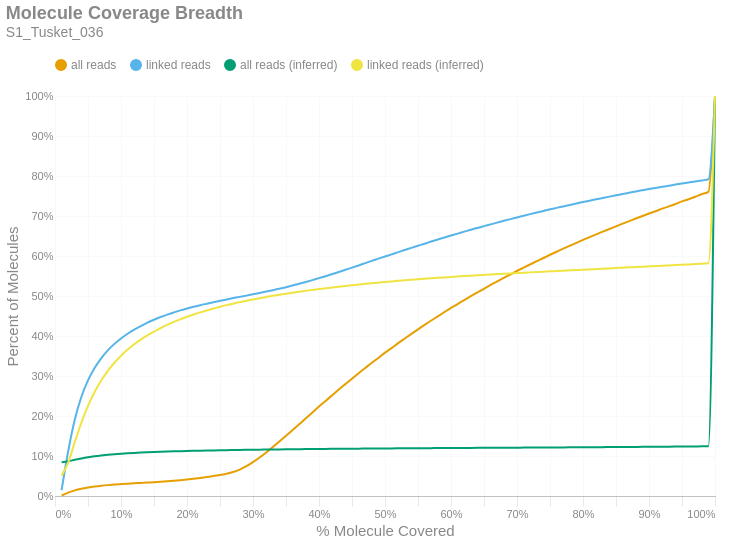

The cell this chart's notebook holds for it:
### Markdown cell above
### Molecule Read Coverage
This chart shows molecule coverage breadth as computed by the number of bases aligned to that molecule. In other words, "*how much of each unique long molecule is actually sequenced/aligned?*" Keep in mind there is a distinction between sequences and alignments, since some sequences belonging to a particular molecule may not align well and wouldn't appear in the alignment data. This chart also shows molecule coverage breadth as computed by the *inferred fragment* from which the aligned sequences originate. Unlike read coverage, this calculation takes into account the total insert size, including unsequenced gaps between the forward and reverse reads. Like the previous figures, these are cumulative percents.

### Code cell
if SKIPLR:
    print_html(f"Skipped")
else:
    binned_df = consolidated_hist(valids['coverage_bp'], mask, 0.01, True)
    binned_df_inf = consolidated_hist(valids['coverage_inserts'], mask, 0.01, True)
    binned_df = binned_df.with_columns(pl.lit(binned_df_inf['all reads (cumsum)']).alias('all reads (inferred)'))
    binned_df = binned_df.with_columns(pl.lit(binned_df_inf['linked reads (cumsum)']).alias('linked reads (inferred)'))
    binned_df = binned_df.with_columns(
        (pl.col('bin').cast(pl.Float64) + 0.01).alias('right_edge')
    )

    with SafeRender(binned_df):
        (
            density_plot(binned_df, 'Molecule Coverage Breadth', samplename, 'molcov', ['all reads (inferred)','linked reads (inferred)'])
            .encode(
                #x=alt.X('bin:Q', title="% Molecule Covered").axis(format = '%').scale(padding=0),
                x=alt.X('right_edge:Q', title="% Molecule Covered").axis(format='%').scale(padding=0),
                y=alt.Y('value:Q', title='Percent of Molecules')
                    .axis(format='%')
                    .stack(False)
                    .scale(domainMin=0, padding=0),
                color=alt.Color("key:N").scale(domain = ["all reads", "linked reads", "all reads (inferred)", "linked reads (inferred)"]),
                tooltip = [
                    alt.Tooltip("key:N", title = "Data Type"),
                    alt.Tooltip("range_label:N", title="% Molecule Covered"),
                    alt.Tooltip("value:Q", format = ".2%", title="% Molecules")
                ]
            )
        ).display()

### Figure 1 — Vega-Lite specification as saved in the notebook (floating-point values rounded to 4 significant figures)
{"width": "container", "height": 400, "config": {"title": {"anchor": "start", "dy": -15, "fontSize": 18, "color": "#888888", "subtitleColor": "#888888", "subtitleFontSize": 14}, "arc": {"fill": "#0072B2"}, "axis": {"domainColor": "#888888", "domainWidth": 0.5, "gridWidth": 0.2, "grid": false, "titleFontWeight": 400, "titleFontSize": 15, "labelFontSize": 11, "labelColor": "#888888", "tickColor": "#888888", "tickWidth": 0.2, "titleColor": "#888888"}, "axisBand": {"grid": false}, "axisX": {"grid": true, "tickSize": 10, "domainCap": "round"}, "axisY": {"domain": false, "grid": true, "tickSize": 0, "domainCap": "round"}, "background": "transparent", "header": {"labelFontSize": 15, "labelColor": "#888888", "titleFontSize": 15, "titleFontWeight": 600, "titleColor": "#888888"}, "legend": {"labelFont": "sans-serif", "labelFontSize": 12, "labelColor": "#888888", "symbolSize": 100, "symbolType": "circle", "titleFontSize": 12, "titlePadding": 10, "titleColor": "#888888", "title": null, "orient": "top"}, "range": {"category": ["#E69F00", "#56B4E9", "#009E73", "#F0E442", "#0072B2", "#D55E00", "#CC79A7", "#000000"], "diverging": ["#cfe8f3", "#a2d4ec", "#73bfe2", "#46abdb", "#1696d2", "#12719e"]}, "area": {"fill": "#0072B2", "fillOpacity": 0.7, "line": true, "strokeOpacity": 0.7}, "line": {"color": "#0072B2", "stroke": "#0072B2", "strokeWidth": 2}, "trail": {"color": "#0072B2", "stroke": "#0072B2", "strokeWidth": 0, "size": 1}, "point": {"filled": true, "fillOpacity": 1.0, "size": 95}, "text": {"color": "#888888", "fontSize": 11, "align": "right", "fontWeight": 400, "size": 11}, "bar": {"fill": "#0072B2", "stroke": null}, "view": {"stroke": null, "continuousWidth": 660, "continuousHeight": 400}}, "data": {"name": "data-e20ab3a113b20f89969b950d6b5d907d"}, "mark": {"type": "line", "interpolate": "monotone", "point": {"opacity": 0, "size": 275}}, "encoding": {"color": {"field": "key", "scale": {"domain": ["all reads", "linked reads", "all reads (inferred)", "linked reads (inferred)"]}, "type": "nominal"}, "tooltip": [{"field": "key", "title": "Data Type", "type": "nominal"}, {"field": "range_label", "title": "% Molecule Covered", "type": "nominal"}, {"field": "value", "format": ".2%", "title": "% Molecules", "type": "quantitative"}], "x": {"axis": {"format": "%"}, "field": "right_edge", "scale": {"padding": 0}, "title": "% Molecule Covered", "type": "quantitative"}, "y": {"axis": {"format": "%"}, "field": "value", "scale": {"domainMin": 0, "padding": 0}, "stack": false, "title": "Percent of Molecules", "type": "quantitative"}}, "params": [{"name": "param_c36ac31b6afebe62", "select": {"type": "point", "fields": ["key"]}, "bind": "legend"}], "title": {"text": "Molecule Coverage Breadth", "subtitle": "S1_Tusket_036"}, "transform": [{"fold": ["all reads (cumsum)", "linked reads (cumsum)", "all reads (inferred)", "linked reads (inferred)"]}, {"calculate": "replace(datum.key, ' (cumsum)', '')", "as": "key"}, {"filter": {"param": "param_c36ac31b6afebe62"}}], "usermeta": {"embedOptions": {"downloadFileName": "S1_Tusket_036.molcov"}}, "$schema": "https://vega.github.io/schema/vega-lite/v6.1.0.json", "datasets": {"data-e20ab3a113b20f89969b950d6b5d907d": [{"bin": "0.0", "interval": "0.0-0.01", "all reads": 0.001275, "linked reads": 0.01468, "all reads (cumsum)": 0.001275, "linked reads (cumsum)": 0.01468, "range_label": "0.0-0.01", "all reads (inferred)": 0.08444, "linked reads (inferred)": 0.05092, "right_edge": 0.01}, {"bin": "0.01", "interval": "0.01-0.02", "all reads": 0.007109, "linked reads": 0.09731, "all reads (cumsum)": 0.008384, "linked reads (cumsum)": 0.112, "range_label": "0.01-0.02", "all reads (inferred)": 0.08687, "linked reads (inferred)": 0.08318, "right_edge": 0.02}, {"bin": "0.02", "interval": "0.02-0.03", "all reads": 0.005757, "linked reads": 0.07938, "all reads (cumsum)": 0.01414, "linked reads (cumsum)": 0.1914, "range_label": "0.02-0.03", "all reads (inferred)": 0.09055, "linked reads (inferred)": 0.1349, "right_edge": 0.03}, {"bin": "0.03", "interval": "0.03-0.04", "all reads": 0.004198, "linked reads": 0.05677, "all reads (cumsum)": 0.01834, "linked reads (cumsum)": 0.2482, "range_label": "0.03-0.04", "all reads (inferred)": 0.09398, "linked reads (inferred)": 0.1835, "right_edge": 0.04}, {"bin": "0.04", "interval": "0.04-0.05", "all reads": 0.003036, "linked reads": 0.0408, "all reads (cumsum)": 0.02138, "linked reads (cumsum)": 0.2889, "range_label": "0.04-0.05", "all reads (inferred)": 0.09696, "linked reads (inferred)": 0.2252, "right_edge": 0.05}, {"bin": "0.05", "interval": "0.05-0.06", "all reads": 0.002382, "linked reads": 0.03114, "all reads (cumsum)": 0.02376, "linked reads (cumsum)": 0.3201, "range_label": "0.05-0.06", "all reads (inferred)": 0.09941, "linked reads (inferred)": 0.26, "right_edge": 0.06}, {"bin": "0.06", "interval": "0.06-0.07", "all reads": 0.001872, "linked reads": 0.02414, "all reads (cumsum)": 0.02563, "linked reads (cumsum)": 0.3442, "range_label": "0.06-0.07", "all reads (inferred)": 0.1014, "linked reads (inferred)": 0.2885, "right_edge": 0.07}, {"bin": "0.07", "interval": "0.07-0.08", "all reads": 0.001555, "linked reads": 0.01973, "all reads (cumsum)": 0.02719, "linked reads (cumsum)": 0.364, "range_label": "0.07-0.08", "all reads (inferred)": 0.1031, "linked reads (inferred)": 0.3128, "right_edge": 0.08}, {"bin": "0.08", "interval": "0.08-0.09", "all reads": 0.001354, "linked reads": 0.01637, "all reads (cumsum)": 0.02854, "linked reads (cumsum)": 0.3803, "range_label": "0.08-0.09", "all reads (inferred)": 0.1045, "linked reads (inferred)": 0.3331, "right_edge": 0.09}, {"bin": "0.09", "interval": "0.09-0.1", "all reads": 0.001171, "linked reads": 0.01349, "all reads (cumsum)": 0.02971, "linked reads (cumsum)": 0.3938, "range_label": "0.09-0.1", "all reads (inferred)": 0.1058, "linked reads (inferred)": 0.3508, "right_edge": 0.1}, {"bin": "0.1", "interval": "0.1-0.11", "all reads": 0.001095, "linked reads": 0.01191, "all reads (cumsum)": 0.03081, "linked reads (cumsum)": 0.4057, "range_label": "0.1-0.11", "all reads (inferred)": 0.1068, "linked reads (inferred)": 0.366, "right_edge": 0.11}, {"bin": "0.11", "interval": "0.11-0.12", "all reads": 0.0009903, "linked reads": 0.01032, "all reads (cumsum)": 0.0318, "linked reads (cumsum)": 0.4161, "range_label": "0.11-0.12", "all reads (inferred)": 0.1078, "linked reads (inferred)": 0.3795, "right_edge": 0.12}, {"bin": "0.12", "interval": "0.12-0.13", "all reads": 0.0009234, "linked reads": 0.008845, "all reads (cumsum)": 0.03272, "linked reads (cumsum)": 0.4249, "range_label": "0.12-0.13", "all reads (inferred)": 0.1086, "linked reads (inferred)": 0.3911, "right_edge": 0.13}, {"bin": "0.13", "interval": "0.13-0.14", "all reads": 0.000935, "linked reads": 0.008334, "all reads (cumsum)": 0.03365, "linked reads (cumsum)": 0.4332, "range_label": "0.13-0.14", "all reads (inferred)": 0.1093, "linked reads (inferred)": 0.4016, "right_edge": 0.14}, {"bin": "0.14", "interval": "0.14-0.15", "all reads": 0.0009157, "linked reads": 0.007429, "all reads (cumsum)": 0.03457, "linked reads (cumsum)": 0.4407, "range_label": "0.14-0.15", "all reads (inferred)": 0.11, "linked reads (inferred)": 0.4111, "right_edge": 0.15}, {"bin": "0.15", "interval": "0.15-0.16", "all reads": 0.001022, "linked reads": 0.006808, "all reads (cumsum)": 0.03559, "linked reads (cumsum)": 0.4475, "range_label": "0.15-0.16", "all reads (inferred)": 0.1106, "linked reads (inferred)": 0.4198, "right_edge": 0.16}, {"bin": "0.16", "interval": "0.16-0.17", "all reads": 0.001166, "linked reads": 0.006091, "all reads (cumsum)": 0.03676, "linked reads (cumsum)": 0.4536, "range_label": "0.16-0.17", "all reads (inferred)": 0.1112, "linked reads (inferred)": 0.4278, "right_edge": 0.17}, {"bin": "0.17", "interval": "0.17-0.18", "all reads": 0.001303, "linked reads": 0.005295, "all reads (cumsum)": 0.03806, "linked reads (cumsum)": 0.4589, "range_label": "0.17-0.18", "all reads (inferred)": 0.1117, "linked reads (inferred)": 0.4351, "right_edge": 0.18}, {"bin": "0.18", "interval": "0.18-0.19", "all reads": 0.001564, "linked reads": 0.005124, "all reads (cumsum)": 0.03962, "linked reads (cumsum)": 0.464, "range_label": "0.18-0.19", "all reads (inferred)": 0.1121, "linked reads (inferred)": 0.4418, "right_edge": 0.19}, {"bin": "0.19", "interval": "0.19-0.2", "all reads": 0.001731, "linked reads": 0.004753, "all reads (cumsum)": 0.04136, "linked reads (cumsum)": 0.4687, "range_label": "0.19-0.2", "all reads (inferred)": 0.1126, "linked reads (inferred)": 0.4481, "right_edge": 0.2}, {"bin": "0.2", "interval": "0.2-0.21", "all reads": 0.00185, "linked reads": 0.004298, "all reads (cumsum)": 0.0432, "linked reads (cumsum)": 0.473, "range_label": "0.2-0.21", "all reads (inferred)": 0.113, "linked reads (inferred)": 0.4537, "right_edge": 0.21}, {"bin": "0.21", "interval": "0.21-0.22", "all reads": 0.002031, "linked reads": 0.004056, "all reads (cumsum)": 0.04524, "linked reads (cumsum)": 0.4771, "range_label": "0.21-0.22", "all reads (inferred)": 0.1134, "linked reads (inferred)": 0.459, "right_edge": 0.22}, {"bin": "0.22", "interval": "0.22-0.23", "all reads": 0.002224, "linked reads": 0.003679, "all reads (cumsum)": 0.04746, "linked reads (cumsum)": 0.4808, "range_label": "0.22-0.23", "all reads (inferred)": 0.1137, "linked reads (inferred)": 0.4639, "right_edge": 0.23}, {"bin": "0.23", "interval": "0.23-0.24", "all reads": 0.002406, "linked reads": 0.003637, "all reads (cumsum)": 0.04987, "linked reads (cumsum)": 0.4844, "range_label": "0.23-0.24", "all reads (inferred)": 0.114, "linked reads (inferred)": 0.4686, "right_edge": 0.24}, {"bin": "0.24", "interval": "0.24-0.25", "all reads": 0.002792, "linked reads": 0.003665, "all reads (cumsum)": 0.05266, "linked reads (cumsum)": 0.4881, "range_label": "0.24-0.25", "all reads (inferred)": 0.1144, "linked reads (inferred)": 0.4731, "right_edge": 0.25}, {"bin": "0.25", "interval": "0.25-0.26", "all reads": 0.003081, "linked reads": 0.003322, "all reads (cumsum)": 0.05574, "linked reads (cumsum)": 0.4914, "range_label": "0.25-0.26", "all reads (inferred)": 0.1146, "linked reads (inferred)": 0.4771, "right_edge": 0.26}, {"bin": "0.26", "interval": "0.26-0.27", "all reads": 0.004193, "linked reads": 0.00335, "all reads (cumsum)": 0.05993, "linked reads (cumsum)": 0.4947, "range_label": "0.26-0.27", "all reads (inferred)": 0.1149, "linked reads (inferred)": 0.4808, "right_edge": 0.27}, {"bin": "0.27", "interval": "0.27-0.28", "all reads": 0.006136, "linked reads": 0.003109, "all reads (cumsum)": 0.06607, "linked reads (cumsum)": 0.4978, "range_label": "0.27-0.28", "all reads (inferred)": 0.1152, "linked reads (inferred)": 0.4847, "right_edge": 0.28}, {"bin": "0.28", "interval": "0.28-0.29", "all reads": 0.008343, "linked reads": 0.003126, "all reads (cumsum)": 0.07441, "linked reads (cumsum)": 0.501, "range_label": "0.28-0.29", "all reads (inferred)": 0.1154, "linked reads (inferred)": 0.488, "right_edge": 0.29}, {"bin": "0.29", "interval": "0.29-0.3", "all reads": 0.01027, "linked reads": 0.003311, "all reads (cumsum)": 0.08468, "linked reads (cumsum)": 0.5043, "range_label": "0.29-0.3", "all reads (inferred)": 0.1157, "linked reads (inferred)": 0.4913, "right_edge": 0.3}, {"bin": "0.3", "interval": "0.3-0.31", "all reads": 0.01158, "linked reads": 0.003249, "all reads (cumsum)": 0.09626, "linked reads (cumsum)": 0.5075, "range_label": "0.3-0.31", "all reads (inferred)": 0.1159, "linked reads (inferred)": 0.4946, "right_edge": 0.31}, {"bin": "0.31", "interval": "0.31-0.32", "all reads": 0.01268, "linked reads": 0.003474, "all reads (cumsum)": 0.1089, "linked reads (cumsum)": 0.511, "range_label": "0.31-0.32", "all reads (inferred)": 0.1161, "linked reads (inferred)": 0.4975, "right_edge": 0.32}, {"bin": "0.32", "interval": "0.32-0.33", "all reads": 0.01353, "linked reads": 0.003615, "all reads (cumsum)": 0.1225, "linked reads (cumsum)": 0.5146, "range_label": "0.32-0.33", "all reads (inferred)": 0.1163, "linked reads (inferred)": 0.5005, "right_edge": 0.33}, {"bin": "0.33", "interval": "0.33-0.34", "all reads": 0.0138, "linked reads": 0.003735, "all reads (cumsum)": 0.1363, "linked reads (cumsum)": 0.5184, "range_label": "0.33-0.34", "all reads (inferred)": 0.1165, "linked reads (inferred)": 0.5031, "right_edge": 0.34}, {"bin": "0.34", "interval": "0.34-0.35", "all reads": 0.01412, "linked reads": 0.003755, "all reads (cumsum)": 0.1504, "linked reads (cumsum)": 0.5221, "range_label": "0.34-0.35", "all reads (inferred)": 0.1167, "linked reads (inferred)": 0.5057, "right_edge": 0.35}, {"bin": "0.35", "interval": "0.35-0.36", "all reads": 0.01445, "linked reads": 0.004227, "all reads (cumsum)": 0.1649, "linked reads (cumsum)": 0.5263, "range_label": "0.35-0.36", "all reads (inferred)": 0.1169, "linked reads (inferred)": 0.5081, "right_edge": 0.36}, {"bin": "0.36", "interval": "0.36-0.37", "all reads": 0.01457, "linked reads": 0.004261, "all reads (cumsum)": 0.1794, "linked reads (cumsum)": 0.5306, "range_label": "0.36-0.37", "all reads (inferred)": 0.1171, "linked reads (inferred)": 0.5107, "right_edge": 0.37}, {"bin": "0.37", "interval": "0.37-0.38", "all reads": 0.01476, "linked reads": 0.004407, "all reads (cumsum)": 0.1942, "linked reads (cumsum)": 0.535, "range_label": "0.37-0.38", "all reads (inferred)": 0.1172, "linked reads (inferred)": 0.5131, "right_edge": 0.38}, {"bin": "0.38", "interval": "0.38-0.39", "all reads": 0.01461, "linked reads": 0.004683, "all reads (cumsum)": 0.2088, "linked reads (cumsum)": 0.5397, "range_label": "0.38-0.39", "all reads (inferred)": 0.1174, "linked reads (inferred)": 0.5152, "right_edge": 0.39}, {"bin": "0.39", "interval": "0.39-0.4", "all reads": 0.01477, "linked reads": 0.005003, "all reads (cumsum)": 0.2236, "linked reads (cumsum)": 0.5447, "range_label": "0.39-0.4", "all reads (inferred)": 0.1176, "linked reads (inferred)": 0.5173, "right_edge": 0.4}, {"bin": "0.4", "interval": "0.4-0.41", "all reads": 0.01422, "linked reads": 0.004801, "all reads (cumsum)": 0.2378, "linked reads (cumsum)": 0.5495, "range_label": "0.4-0.41", "all reads (inferred)": 0.1177, "linked reads (inferred)": 0.5193, "right_edge": 0.41}, {"bin": "0.41", "interval": "0.41-0.42", "all reads": 0.01423, "linked reads": 0.005338, "all reads (cumsum)": 0.252, "linked reads (cumsum)": 0.5548, "range_label": "0.41-0.42", "all reads (inferred)": 0.1179, "linked reads (inferred)": 0.5214, "right_edge": 0.42}, {"bin": "0.42", "interval": "0.42-0.43", "all reads": 0.014, "linked reads": 0.005116, "all reads (cumsum)": 0.266, "linked reads (cumsum)": 0.5599, "range_label": "0.42-0.43", "all reads (inferred)": 0.118, "linked reads (inferred)": 0.5232, "right_edge": 0.43}, {"bin": "0.43", "interval": "0.43-0.44", "all reads": 0.01371, "linked reads": 0.005596, "all reads (cumsum)": 0.2797, "linked reads (cumsum)": 0.5655, "range_label": "0.43-0.44", "all reads (inferred)": 0.1181, "linked reads (inferred)": 0.5252, "right_edge": 0.44}, {"bin": "0.44", "interval": "0.44-0.45", "all reads": 0.01366, "linked reads": 0.005377, "all reads (cumsum)": 0.2934, "linked reads (cumsum)": 0.5709, "range_label": "0.44-0.45", "all reads (inferred)": 0.1183, "linked reads (inferred)": 0.5269, "right_edge": 0.45}, {"bin": "0.45", "interval": "0.45-0.46", "all reads": 0.01341, "linked reads": 0.005512, "all reads (cumsum)": 0.3068, "linked reads (cumsum)": 0.5764, "range_label": "0.45-0.46", "all reads (inferred)": 0.1184, "linked reads (inferred)": 0.5286, "right_edge": 0.46}, {"bin": "0.46", "interval": "0.46-0.47", "all reads": 0.0131, "linked reads": 0.005717, "all reads (cumsum)": 0.3199, "linked reads (cumsum)": 0.5821, "range_label": "0.46-0.47", "all reads (inferred)": 0.1185, "linked reads (inferred)": 0.5303, "right_edge": 0.47}, {"bin": "0.47", "interval": "0.47-0.48", "all reads": 0.01306, "linked reads": 0.005534, "all reads (cumsum)": 0.3329, "linked reads (cumsum)": 0.5877, "range_label": "0.47-0.48", "all reads (inferred)": 0.1187, "linked reads (inferred)": 0.5318, "right_edge": 0.48}, {"bin": "0.48", "interval": "0.48-0.49", "all reads": 0.01221, "linked reads": 0.00563, "all reads (cumsum)": 0.3452, "linked reads (cumsum)": 0.5933, "range_label": "0.48-0.49", "all reads (inferred)": 0.1188, "linked reads (inferred)": 0.5334, "right_edge": 0.49}, {"bin": "0.49", "interval": "0.49-0.5", "all reads": 0.01341, "linked reads": 0.005526, "all reads (cumsum)": 0.3586, "linked reads (cumsum)": 0.5988, "range_label": "0.49-0.5", "all reads (inferred)": 0.1189, "linked reads (inferred)": 0.535, "right_edge": 0.5}, {"bin": "0.5", "interval": "0.5-0.51", "all reads": 0.01116, "linked reads": 0.005318, "all reads (cumsum)": 0.3697, "linked reads (cumsum)": 0.6042, "range_label": "0.5-0.51", "all reads (inferred)": 0.119, "linked reads (inferred)": 0.5365, "right_edge": 0.51}, {"bin": "0.51", "interval": "0.51-0.52", "all reads": 0.01242, "linked reads": 0.005602, "all reads (cumsum)": 0.3821, "linked reads (cumsum)": 0.6098, "range_label": "0.51-0.52", "all reads (inferred)": 0.1191, "linked reads (inferred)": 0.5379, "right_edge": 0.52}, {"bin": "0.52", "interval": "0.52-0.53", "all reads": 0.01154, "linked reads": 0.00527, "all reads (cumsum)": 0.3937, "linked reads (cumsum)": 0.615, "range_label": "0.52-0.53", "all reads (inferred)": 0.1192, "linked reads (inferred)": 0.5392, "right_edge": 0.53}, {"bin": "0.53", "interval": "0.53-0.54", "all reads": 0.01159, "linked reads": 0.005383, "all reads (cumsum)": 0.4053, "linked reads (cumsum)": 0.6204, "range_label": "0.53-0.54", "all reads (inferred)": 0.1193, "linked reads (inferred)": 0.5406, "right_edge": 0.54}, {"bin": "0.54", "interval": "0.54-0.55", "all reads": 0.01123, "linked reads": 0.005177, "all reads (cumsum)": 0.4165, "linked reads (cumsum)": 0.6256, "range_label": "0.54-0.55", "all reads (inferred)": 0.1194, "linked reads (inferred)": 0.5418, "right_edge": 0.55}, {"bin": "0.55", "interval": "0.55-0.56", "all reads": 0.01123, "linked reads": 0.005194, "all reads (cumsum)": 0.4277, "linked reads (cumsum)": 0.6308, "range_label": "0.55-0.56", "all reads (inferred)": 0.1196, "linked reads (inferred)": 0.5431, "right_edge": 0.56}, {"bin": "0.56", "interval": "0.56-0.57", "all reads": 0.01094, "linked reads": 0.005371, "all reads (cumsum)": 0.4387, "linked reads (cumsum)": 0.6362, "range_label": "0.56-0.57", "all reads (inferred)": 0.1197, "linked reads (inferred)": 0.5444, "right_edge": 0.57}, {"bin": "0.57", "interval": "0.57-0.58", "all reads": 0.01056, "linked reads": 0.005172, "all reads (cumsum)": 0.4492, "linked reads (cumsum)": 0.6413, "range_label": "0.57-0.58", "all reads (inferred)": 0.1198, "linked reads (inferred)": 0.5454, "right_edge": 0.58}, {"bin": "0.58", "interval": "0.58-0.59", "all reads": 0.01046, "linked reads": 0.00504, "all reads (cumsum)": 0.4597, "linked reads (cumsum)": 0.6464, "range_label": "0.58-0.59", "all reads (inferred)": 0.1199, "linked reads (inferred)": 0.5465, "right_edge": 0.59}, {"bin": "0.59", "interval": "0.59-0.6", "all reads": 0.01044, "linked reads": 0.004953, "all reads (cumsum)": 0.4701, "linked reads (cumsum)": 0.6513, "range_label": "0.59-0.6", "all reads (inferred)": 0.12, "linked reads (inferred)": 0.5477, "right_edge": 0.6}, {"bin": "0.6", "interval": "0.6-0.61", "all reads": 0.009761, "linked reads": 0.004714, "all reads (cumsum)": 0.4799, "linked reads (cumsum)": 0.656, "range_label": "0.6-0.61", "all reads (inferred)": 0.1201, "linked reads (inferred)": 0.5488, "right_edge": 0.61}, {"bin": "0.61", "interval": "0.61-0.62", "all reads": 0.009938, "linked reads": 0.004846, "all reads (cumsum)": 0.4898, "linked reads (cumsum)": 0.6609, "range_label": "0.61-0.62", "all reads (inferred)": 0.1202, "linked reads (inferred)": 0.5499, "right_edge": 0.62}, {"bin": "0.62", "interval": "0.62-0.63", "all reads": 0.009639, "linked reads": 0.004801, "all reads (cumsum)": 0.4995, "linked reads (cumsum)": 0.6657, "range_label": "0.62-0.63", "all reads (inferred)": 0.1202, "linked reads (inferred)": 0.5509, "right_edge": 0.63}, {"bin": "0.63", "interval": "0.63-0.64", "all reads": 0.009423, "linked reads": 0.004514, "all reads (cumsum)": 0.5089, "linked reads (cumsum)": 0.6702, "range_label": "0.63-0.64", "all reads (inferred)": 0.1203, "linked reads (inferred)": 0.5519, "right_edge": 0.64}, {"bin": "0.64", "interval": "0.64-0.65", "all reads": 0.009218, "linked reads": 0.004444, "all reads (cumsum)": 0.5181, "linked reads (cumsum)": 0.6746, "range_label": "0.64-0.65", "all reads (inferred)": 0.1204, "linked reads (inferred)": 0.5529, "right_edge": 0.65}, {"bin": "0.65", "interval": "0.65-0.66", "all reads": 0.009401, "linked reads": 0.004438, "all reads (cumsum)": 0.5275, "linked reads (cumsum)": 0.6791, "range_label": "0.65-0.66", "all reads (inferred)": 0.1205, "linked reads (inferred)": 0.5539, "right_edge": 0.66}, {"bin": "0.66", "interval": "0.66-0.67", "all reads": 0.008831, "linked reads": 0.004438, "all reads (cumsum)": 0.5363, "linked reads (cumsum)": 0.6835, "range_label": "0.66-0.67", "all reads (inferred)": 0.1206, "linked reads (inferred)": 0.5548, "right_edge": 0.67}, {"bin": "0.67", "interval": "0.67-0.68", "all reads": 0.008855, "linked reads": 0.004435, "all reads (cumsum)": 0.5452, "linked reads (cumsum)": 0.6879, "range_label": "0.67-0.68", "all reads (inferred)": 0.1207, "linked reads (inferred)": 0.5556, "right_edge": 0.68}, {"bin": "0.68", "interval": "0.68-0.69", "all reads": 0.008587, "linked reads": 0.004289, "all reads (cumsum)": 0.5538, "linked reads (cumsum)": 0.6922, "range_label": "0.68-0.69", "all reads (inferred)": 0.1208, "linked reads (inferred)": 0.5565, "right_edge": 0.69}, {"bin": "0.69", "interval": "0.69-0.7", "all reads": 0.008696, "linked reads": 0.004073, "all reads (cumsum)": 0.5625, "linked reads (cumsum)": 0.6963, "range_label": "0.69-0.7", "all reads (inferred)": 0.1209, "linked reads (inferred)": 0.5574, "right_edge": 0.7}, {"bin": "0.7", "interval": "0.7-0.71", "all reads": 0.008322, "linked reads": 0.004284, "all reads (cumsum)": 0.5708, "linked reads (cumsum)": 0.7006, "range_label": "0.7-0.71", "all reads (inferred)": 0.121, "linked reads (inferred)": 0.5582, "right_edge": 0.71}, {"bin": "0.71", "interval": "0.71-0.72", "all reads": 0.008201, "linked reads": 0.004168, "all reads (cumsum)": 0.579, "linked reads (cumsum)": 0.7048, "range_label": "0.71-0.72", "all reads (inferred)": 0.1211, "linked reads (inferred)": 0.5591, "right_edge": 0.72}, {"bin": "0.72", "interval": "0.72-0.73", "all reads": 0.008153, "linked reads": 0.003941, "all reads (cumsum)": 0.5871, "linked reads (cumsum)": 0.7087, "range_label": "0.72-0.73", "all reads (inferred)": 0.1212, "linked reads (inferred)": 0.5599, "right_edge": 0.73}, {"bin": "0.73", "interval": "0.73-0.74", "all reads": 0.007825, "linked reads": 0.003935, "all reads (cumsum)": 0.595, "linked reads (cumsum)": 0.7126, "range_label": "0.73-0.74", "all reads (inferred)": 0.1213, "linked reads (inferred)": 0.5608, "right_edge": 0.74}, {"bin": "0.74", "interval": "0.74-0.75", "all reads": 0.008194, "linked reads": 0.004025, "all reads (cumsum)": 0.6032, "linked reads (cumsum)": 0.7167, "range_label": "0.74-0.75", "all reads (inferred)": 0.1214, "linked reads (inferred)": 0.5617, "right_edge": 0.75}, {"bin": "0.75", "interval": "0.75-0.76", "all reads": 0.007536, "linked reads": 0.003634, "all reads (cumsum)": 0.6107, "linked reads (cumsum)": 0.7203, "range_label": "0.75-0.76", "all reads (inferred)": 0.1214, "linked reads (inferred)": 0.5624, "right_edge": 0.76}, {"bin": "0.76", "interval": "0.76-0.77", "all reads": 0.007551, "linked reads": 0.003693, "all reads (cumsum)": 0.6183, "linked reads (cumsum)": 0.724, "range_label": "0.76-0.77", "all reads (inferred)": 0.1215, "linked reads (inferred)": 0.5633, "right_edge": 0.77}, {"bin": "0.77", "interval": "0.77-0.78", "all reads": 0.007369, "linked reads": 0.003651, "all reads (cumsum)": 0.6256, "linked reads (cumsum)": 0.7276, "range_label": "0.77-0.78", "all reads (inferred)": 0.1216, "linked reads (inferred)": 0.5641, "right_edge": 0.78}, {"bin": "0.78", "interval": "0.78-0.79", "all reads": 0.007285, "linked reads": 0.00371, "all reads (cumsum)": 0.6329, "linked reads (cumsum)": 0.7314, "range_label": "0.78-0.79", "all reads (inferred)": 0.1217, "linked reads (inferred)": 0.5649, "right_edge": 0.79}, {"bin": "0.79", "interval": "0.79-0.8", "all reads": 0.007574, "linked reads": 0.003665, "all reads (cumsum)": 0.6405, "linked reads (cumsum)": 0.735, "range_label": "0.79-0.8", "all reads (inferred)": 0.1218, "linked reads (inferred)": 0.5658, "right_edge": 0.8}, {"bin": "0.8", "interval": "0.8-0.81", "all reads": 0.006711, "linked reads": 0.003364, "all reads (cumsum)": 0.6472, "linked reads (cumsum)": 0.7384, "range_label": "0.8-0.81", "all reads (inferred)": 0.1219, "linked reads (inferred)": 0.5666, "right_edge": 0.81}, {"bin": "0.81", "interval": "0.81-0.82", "all reads": 0.006807, "linked reads": 0.003412, "all reads (cumsum)": 0.654, "linked reads (cumsum)": 0.7418, "range_label": "0.81-0.82", "all reads (inferred)": 0.122, "linked reads (inferred)": 0.5674, "right_edge": 0.82}, {"bin": "0.82", "interval": "0.82-0.83", "all reads": 0.006893, "linked reads": 0.003322, "all reads (cumsum)": 0.6609, "linked reads (cumsum)": 0.7451, "range_label": "0.82-0.83", "all reads (inferred)": 0.1222, "linked reads (inferred)": 0.5682, "right_edge": 0.83}, {"bin": "0.83", "interval": "0.83-0.84", "all reads": 0.006722, "linked reads": 0.003325, "all reads (cumsum)": 0.6676, "linked reads (cumsum)": 0.7484, "range_label": "0.83-0.84", "all reads (inferred)": 0.1223, "linked reads (inferred)": 0.5691, "right_edge": 0.84}, {"bin": "0.84", "interval": "0.84-0.85", "all reads": 0.006582, "linked reads": 0.003289, "all reads (cumsum)": 0.6742, "linked reads (cumsum)": 0.7517, "range_label": "0.84-0.85", "all reads (inferred)": 0.1224, "linked reads (inferred)": 0.5699, "right_edge": 0.85}, {"bin": "0.85", "interval": "0.85-0.86", "all reads": 0.006608, "linked reads": 0.003275, "all reads (cumsum)": 0.6808, "linked reads (cumsum)": 0.755, "range_label": "0.85-0.86", "all reads (inferred)": 0.1225, "linked reads (inferred)": 0.5707, "right_edge": 0.86}, {"bin": "0.86", "interval": "0.86-0.87", "all reads": 0.006397, "linked reads": 0.003058, "all reads (cumsum)": 0.6872, "linked reads (cumsum)": 0.7581, "range_label": "0.86-0.87", "all reads (inferred)": 0.1226, "linked reads (inferred)": 0.5716, "right_edge": 0.87}, {"bin": "0.87", "interval": "0.87-0.88", "all reads": 0.006437, "linked reads": 0.00335, "all reads (cumsum)": 0.6936, "linked reads (cumsum)": 0.7614, "range_label": "0.87-0.88", "all reads (inferred)": 0.1227, "linked reads (inferred)": 0.5724, "right_edge": 0.88}, {"bin": "0.88", "interval": "0.88-0.89", "all reads": 0.006247, "linked reads": 0.003064, "all reads (cumsum)": 0.6999, "linked reads (cumsum)": 0.7645, "range_label": "0.88-0.89", "all reads (inferred)": 0.1228, "linked reads (inferred)": 0.5732, "right_edge": 0.89}, {"bin": "0.89", "interval": "0.89-0.9", "all reads": 0.006219, "linked reads": 0.002948, "all reads (cumsum)": 0.7061, "linked reads (cumsum)": 0.7674, "range_label": "0.89-0.9", "all reads (inferred)": 0.123, "linked reads (inferred)": 0.5741, "right_edge": 0.9}, {"bin": "0.9", "interval": "0.9-0.91", "all reads": 0.005805, "linked reads": 0.002755, "all reads (cumsum)": 0.7119, "linked reads (cumsum)": 0.7702, "range_label": "0.9-0.91", "all reads (inferred)": 0.1231, "linked reads (inferred)": 0.575, "right_edge": 0.91}, {"bin": "0.91", "interval": "0.91-0.92", "all reads": 0.006476, "linked reads": 0.002749, "all reads (cumsum)": 0.7184, "linked reads (cumsum)": 0.7729, "range_label": "0.91-0.92", "all reads (inferred)": 0.1232, "linked reads (inferred)": 0.5758, "right_edge": 0.92}, {"bin": "0.92", "interval": "0.92-0.93", "all reads": 0.005678, "linked reads": 0.00274, "all reads (cumsum)": 0.7241, "linked reads (cumsum)": 0.7757, "range_label": "0.92-0.93", "all reads (inferred)": 0.1233, "linked reads (inferred)": 0.5766, "right_edge": 0.93}, {"bin": "0.93", "interval": "0.93-0.94", "all reads": 0.006016, "linked reads": 0.002811, "all reads (cumsum)": 0.7301, "linked reads (cumsum)": 0.7785, "range_label": "0.93-0.94", "all reads (inferred)": 0.1235, "linked reads (inferred)": 0.5774, "right_edge": 0.94}, {"bin": "0.94", "interval": "0.94-0.95", "all reads": 0.00647, "linked reads": 0.002726, "all reads (cumsum)": 0.7366, "linked reads (cumsum)": 0.7812, "range_label": "0.94-0.95", "all reads (inferred)": 0.1236, "linked reads (inferred)": 0.5781, "right_edge": 0.95}, {"bin": "0.95", "interval": "0.95-0.96", "all reads": 0.005291, "linked reads": 0.002665, "all reads (cumsum)": 0.7418, "linked reads (cumsum)": 0.7839, "range_label": "0.95-0.96", "all reads (inferred)": 0.1238, "linked reads (inferred)": 0.5789, "right_edge": 0.96}, {"bin": "0.96", "interval": "0.96-0.97", "all reads": 0.006231, "linked reads": 0.002634, "all reads (cumsum)": 0.7481, "linked reads (cumsum)": 0.7865, "range_label": "0.96-0.97", "all reads (inferred)": 0.1239, "linked reads (inferred)": 0.5797, "right_edge": 0.97}, {"bin": "0.97", "interval": "0.97-0.98", "all reads": 0.006361, "linked reads": 0.002521, "all reads (cumsum)": 0.7544, "linked reads (cumsum)": 0.789, "range_label": "0.97-0.98", "all reads (inferred)": 0.1241, "linked reads (inferred)": 0.5808, "right_edge": 0.98}, {"bin": "0.98", "interval": "0.98-0.99", "all reads": 0.006008, "linked reads": 0.002726, "all reads (cumsum)": 0.7604, "linked reads (cumsum)": 0.7918, "range_label": "0.98-0.99", "all reads (inferred)": 0.1244, "linked reads (inferred)": 0.5821, "right_edge": 0.99}, {"bin": "0.99", "interval": "0.99-1.0", "all reads": 0.2396, "linked reads": 0.2082, "all reads (cumsum)": 1.0, "linked reads (cumsum)": 1.0, "range_label": "0.99-1.0", "all reads (inferred)": 1.0, "linked reads (inferred)": 1.0, "right_edge": 1.0}]}}
